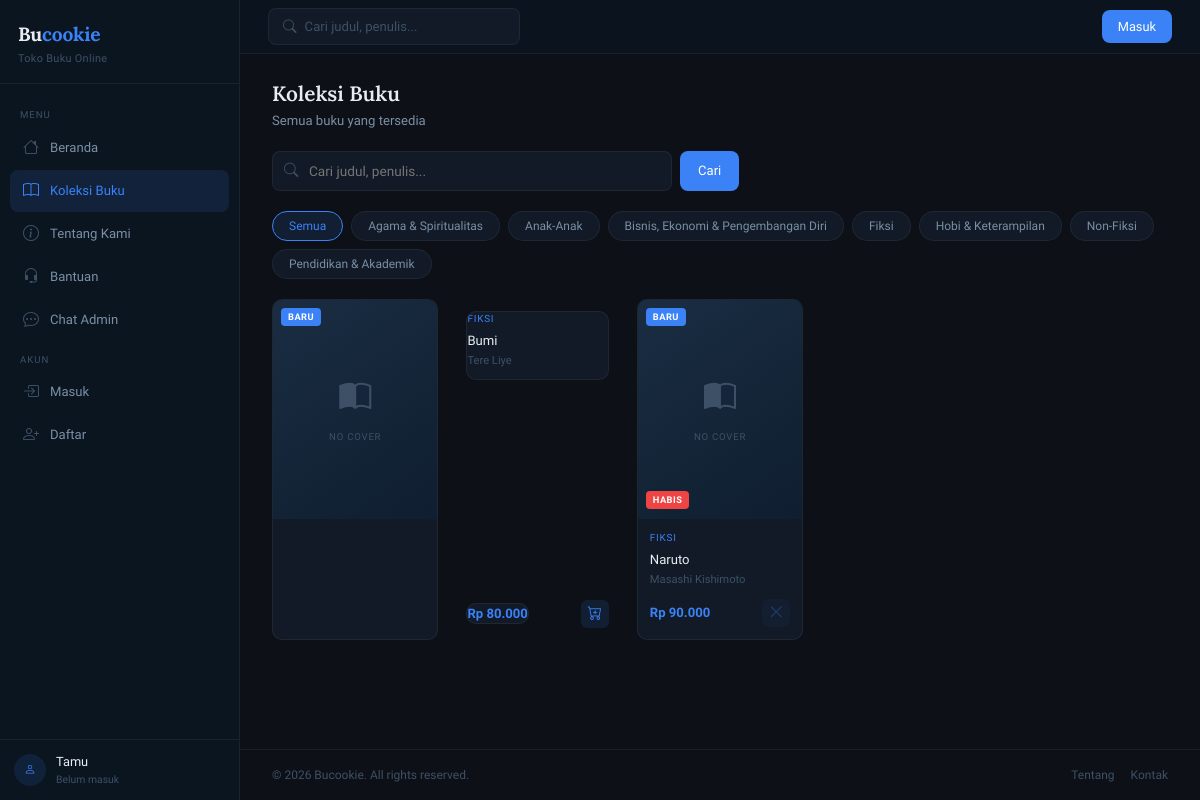
Before: /pages/books.php with the older database file.
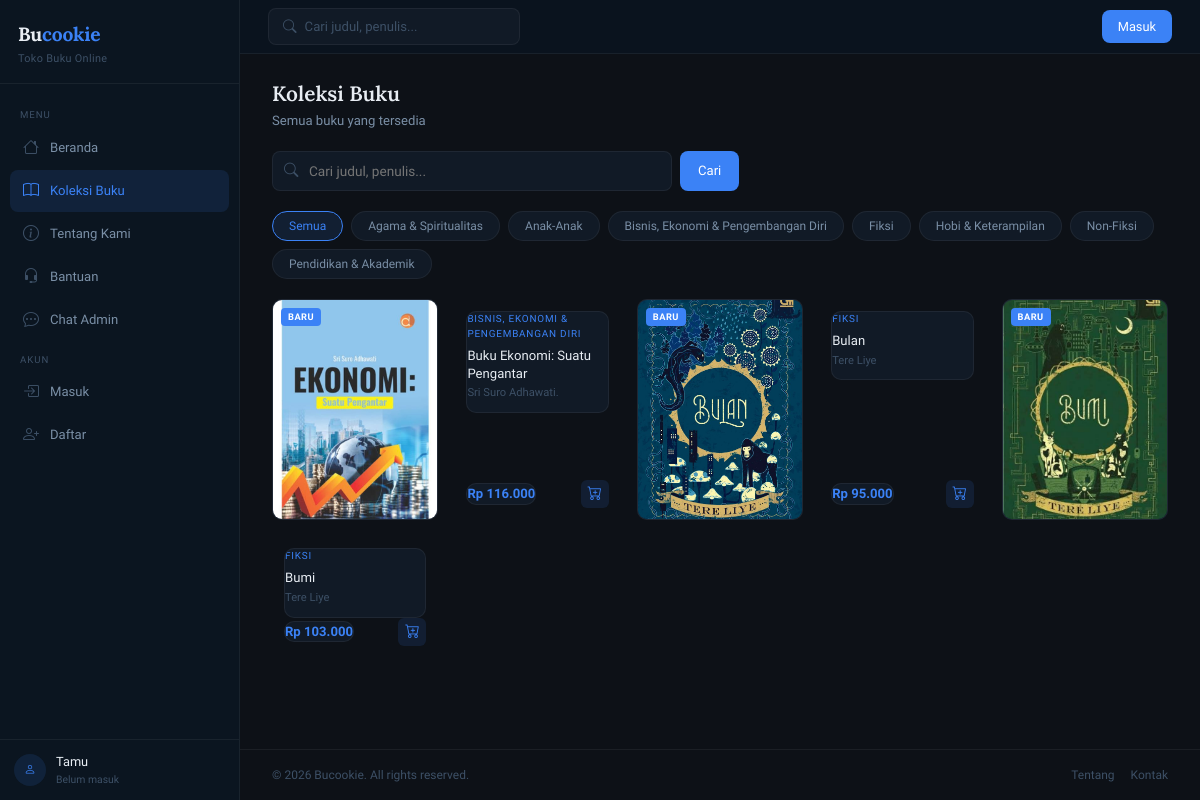
After: the same page with the newer database file.
### tables this page shows
CREATE TABLE `categories` (
  `id` int(11) NOT NULL,
  `name` varchar(100) NOT NULL,
  `description` text DEFAULT NULL,
  `created_at` timestamp NOT NULL DEFAULT current_timestamp()
);

CREATE TABLE `books` (
  `id` int(11) NOT NULL,
  `category_id` int(11) NOT NULL,
  `title` varchar(200) NOT NULL,
  `author` varchar(100) NOT NULL,
  `publisher` varchar(100) DEFAULT NULL,
  `year` year(4) DEFAULT NULL,
  `cost_price` decimal(10,2) DEFAULT NULL,
  `price` decimal(10,2) NOT NULL,
  `stock` int(11) NOT NULL DEFAULT 0,
  `description` text DEFAULT NULL,
  `cover` varchar(255) DEFAULT NULL,
  `created_at` timestamp NOT NULL DEFAULT current_timestamp()
);

### includes/auth_check.php (called while the page is built, shortened)
<?php
function isLoggedIn() {
    return isset($_SESSION['user_id']);
}

### pages/books.php (the view, shortened to what the changed rows need)
<?php
require_once __DIR__ . '/../config/db.php';
require_once __DIR__ . '/../includes/auth_check.php';
$search     = trim($_GET['search']    ?? '');
$cat_id     = (int)($_GET['category'] ?? 0);
$where = "WHERE 1=1";
$books      = $conn->query("
    SELECT b.*, c.name AS category_name
    FROM books b
    JOIN categories c ON b.category_id = c.id
    $where
    ORDER BY b.created_at DESC
");
$categories = $conn->query("SELECT id, name FROM categories ORDER BY name ASC");
require_once __DIR__ . '/../includes/header.php';
?>
<div style="margin-bottom:20px">
    <h2 style="font-family:'Lora',serif;font-size:1.3rem;font-weight:600;margin-bottom:4px">Koleksi Buku</h2>
</div>
<div class="cat-pills">
    <a href="<?= BASE_URL ?>pages/books.php<?= $search ? '?search='.urlencode($search) : '' ?>"
       class="cat-pill <?= !$cat_id ? 'active' : '' ?>">Semua</a>
    <?php while ($cat = $categories->fetch_assoc()): ?>
    <a href="<?= BASE_URL ?>pages/books.php?category=<?= $cat['id'] ?><?= $search ? '&search='.urlencode($search) : '' ?>"
       class="cat-pill <?= $cat_id === $cat['id'] ? 'active' : '' ?>">
         <?= htmlspecialchars($cat['name']) ?>
    </a>
    <?php endwhile; ?>
</div>
<div class="books-grid" style="margin-top:20px">
    <?php if ($books->num_rows === 0): ?>
    <div class="empty-state" style="grid-column:1/-1">
        <i class="bi bi-book"></i>
        <p>Tidak ada buku<?= $search ? ' untuk "<b>'.htmlspecialchars($search).'</b>"' : '' ?></p>
    </div>
    <?php else: while ($book = $books->fetch_assoc()): ?>
    <a href="<?= BASE_URL ?>pages/book_detail.php?id=<?= $book['id'] ?>" class="book-card">
        <div class="book-cover">
            <?php if (!empty($book['cover']) && file_exists(__DIR__ . '/../assets/uploads/covers/' . $book['cover'])): ?>
                <img src="<?= BASE_URL ?>assets/uploads/covers/<?= htmlspecialchars($book['cover']) ?>" alt="<?= htmlspecialchars($book['title']) ?>">
            <?php else: ?>
                <div class="book-cover-placeholder"><i class="bi bi-book-half"></i><span>No Cover</span></div>
            <?php endif; ?>
            <?php if ((new DateTime())->diff(new DateTime($book['created_at']))->days <= 30): ?>
                <span class="book-badge">Baru</span>
            <?php endif; ?>
            <?php if ($book['stock'] == 0): ?>
                <span class="book-badge" style="background:var(--danger);top:auto;bottom:10px">Habis</span>
            <?php endif; ?>
        </div>
        <div class="book-info">
            <div class="book-category"><?= htmlspecialchars($book['category_name']) ?></div>
            <div class="book-title"><?= htmlspecialchars($book['title']) ?></div>
            <div class="book-author"><?= htmlspecialchars($book['author']) ?></div>
            <div class="book-footer">
                <div class="book-price">Rp <?= number_format($book['price'], 0, ',', '.') ?></div>
                <?php if ($book['stock'] > 0): ?>
                    <?php
                        if (isLoggedIn()) {
                            $cart_link = BASE_URL . "pages/cart.php?add=" . $book['id'];
                            $btn_title = "Tambah ke keranjang";
                        } else {
                            $cart_link = BASE_URL . "auth/login.php";
                            $btn_title = "Login untuk belanja";
                        }
                    ?>
                    <a href="<?= $cart_link ?>"
                       class="btn-cart"
                       onclick="event.stopPropagation()"
                       title="<?= $btn_title ?>">
                        <i class="bi bi-cart-plus"></i>
                    </a>
                <?php else: ?>
                    <span class="btn-cart" style="opacity:.4;cursor:not-allowed">
                        <i class="bi bi-x-lg"></i>
                    </span>
                <?php endif; ?>
            </div>
        </div>
    </a>
    <?php endwhile; endif; ?>
</div>
<?php require_once __DIR__ . '/../includes/footer.php'; ?>

Changed rows visible on the page:
removed books: shows "NO COVER", shows "BARU", category.name "FIKSI", title "Bumi", author "Tere Liye", price "80.000"
removed books: shows "NO COVER", shows "BARU", stock "HABIS", category.name "FIKSI", title "Naruto", author "Masashi Kishimoto", price "90.000"
added books: cover (picture), shows "BARU", category.name "BISNIS, EKONOMI & PENGEMBANGAN DIRI", title "Buku Ekonomi: Suatu Pengantar", author "Sri Suro Adhawati.", price "116.000"
added books: cover (picture), shows "BARU", category.name "FIKSI", title "Bulan", author "Tere Liye", price "95.000"
added books: cover (picture), shows "BARU", category.name "FIKSI", title "Bumi", author "Tere Liye", price "103.000"
